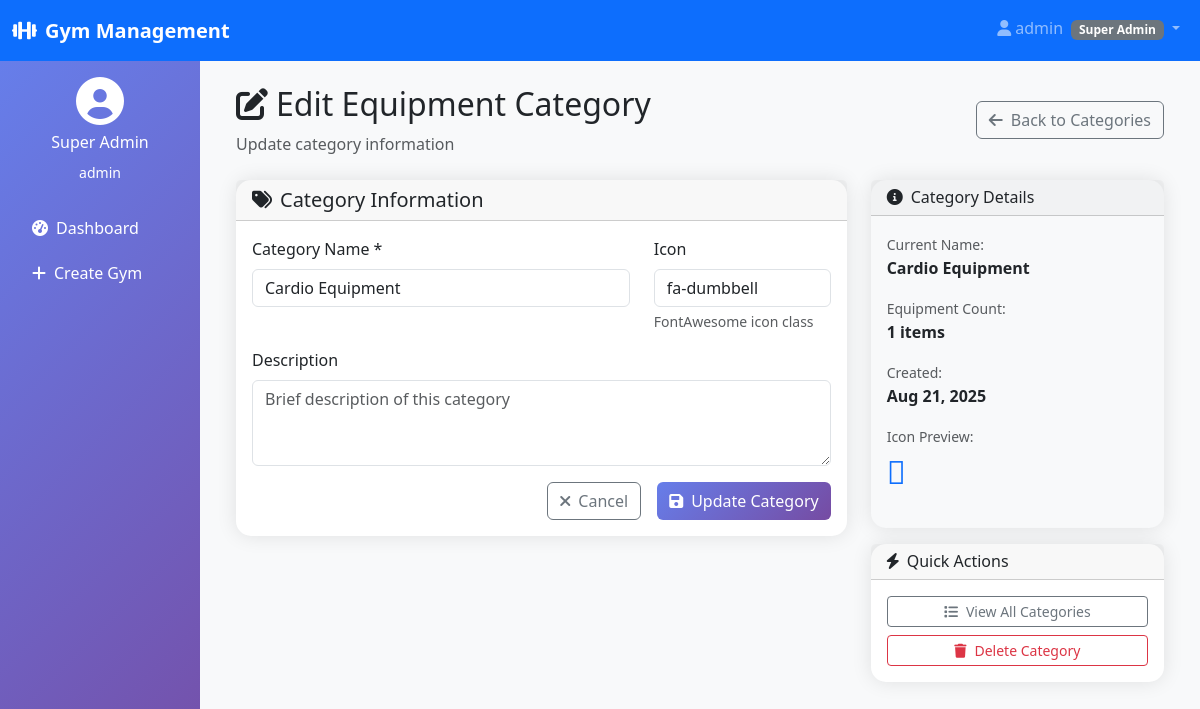
Before: /inventory/categories/11/2/edit/ (signed in) with the older database file.
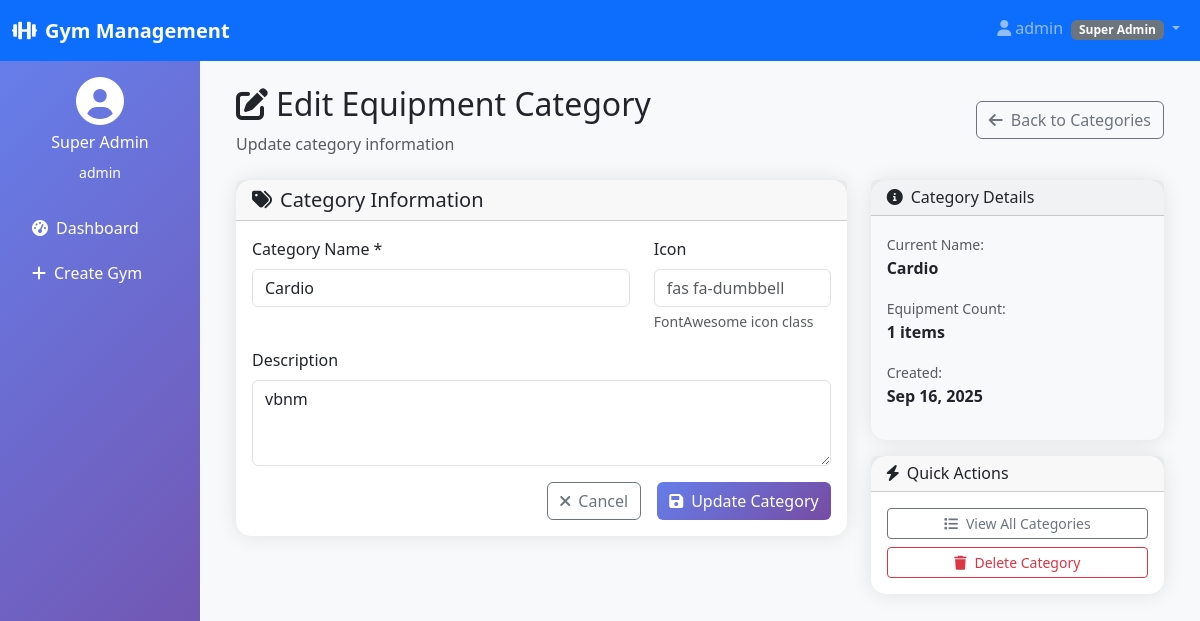
After: the same page with the newer database file.
### inventory_management/models.py (models this page shows, shortened)
class EquipmentCategory(models.Model):
    gym = models.ForeignKey(Gym, on_delete=models.CASCADE)
    name = models.CharField(max_length=255)
    description = models.TextField(blank=True)
    icon = models.ImageField(upload_to='category_icons/', blank=True, null=True)
    created_at = models.DateTimeField(auto_now_add=True)
    created_by = models.ForeignKey(settings.AUTH_USER_MODEL, on_delete=models.SET_NULL, null=True, blank=True)
    class Meta:
        verbose_name_plural = "Equipment Categories"
        ordering = ['name']
        unique_together = ['gym', 'name']  # Prevent duplicate category names per gym

### inventory_management/views.py (the view, shortened to what this page needs)
# urls.py: path('categories/<int:gym_id>/<int:category_id>/edit/', views.edit_equipment_category, name='edit_equipment_category'),
@login_required
def edit_equipment_category(request, gym_id, category_id):  # Added gym_id parameter
    if request.user.user_type not in ["superadmin", "gymadmin"]:
        messages.error(request, "Access denied!")
        return redirect("login")
    category = get_object_or_404(EquipmentCategory, id=category_id)
    context = {
        "category": category,
        "gym_id": gym_id,  # Added gym_id
    }
    return render(request, "inventory_management/edit_equipment_category.html", context)

### templates/inventory_management/edit_equipment_category.html (shortened to what the changed rows need)
{% extends 'multiple_gym/base.html' %}
{% load static %}
{% block content %}
<div class="d-flex justify-content-between align-items-center mb-4">
    <div>
        <h2><i class="fas fa-edit me-2"></i>Edit Equipment Category</h2>
    </div>
</div>
<div class="row">
    <div class="col-lg-8">
        <div class="card">
            <div class="card-body">
                <form method="POST">
                    <div class="row mb-3">
                        <div class="col-md-8">
                            <label class="form-label">Category Name *</label>
                            <input type="text" name="name" class="form-control"
                                   placeholder="e.g., Cardio Equipment"
                                   value="{{ category.name }}" required>
                        </div>
                        <div class="col-md-4">
                            <label class="form-label">Icon</label>
                            <input type="text" name="icon" class="form-control"
                                   placeholder="fas fa-dumbbell"
                                   value="{{ category.icon|default:'' }}">
                            <div class="form-text">FontAwesome icon class</div>
                        </div>
                    </div>
                    <div class="mb-3">
                        <label class="form-label">Description</label>
                        <textarea name="description" class="form-control" rows="3"
                                  placeholder="Brief description of this category">{{ category.description|default:'' }}</textarea>
                    </div>
                </form>
            </div>
        </div>
    </div>
    <div class="col-lg-4">
        <div class="card bg-light">
            <div class="card-body">
                <div class="mb-3">
                    <small class="text-muted">Current Name:</small>
                    <div class="fw-bold">{{ category.name }}</div>
                </div>
                <div class="mb-3">
                    <small class="text-muted">Equipment Count:</small>
                    <div class="fw-bold">{{ category.equipment.count }} items</div>
                </div>
                <div class="mb-3">
                    <small class="text-muted">Created:</small>
                    <div class="fw-bold">{{ category.created_at|date:"M d, Y" }}</div>
                </div>
                {% if category.icon %}
                <div class="mb-3">
                    <small class="text-muted">Icon Preview:</small>
                    <div class="fw-bold">
                        <i class="{{ category.icon }} fa-2x text-primary"></i>
                    </div>
                </div>
                {% endif %}
            </div>
        </div>
    </div>
</div>
{% endblock %}

Changed rows visible on the page:
changed EquipmentCategory: name "Cardio Equipment" → "Cardio"; description (not shown) → "vbnm"; created_at "Aug 21, 2025" → "Sep 16, 2025"; icon "fa-dumbbell" → (not shown)
Other visible differences:
text no longer shown: "Icon Preview:"
